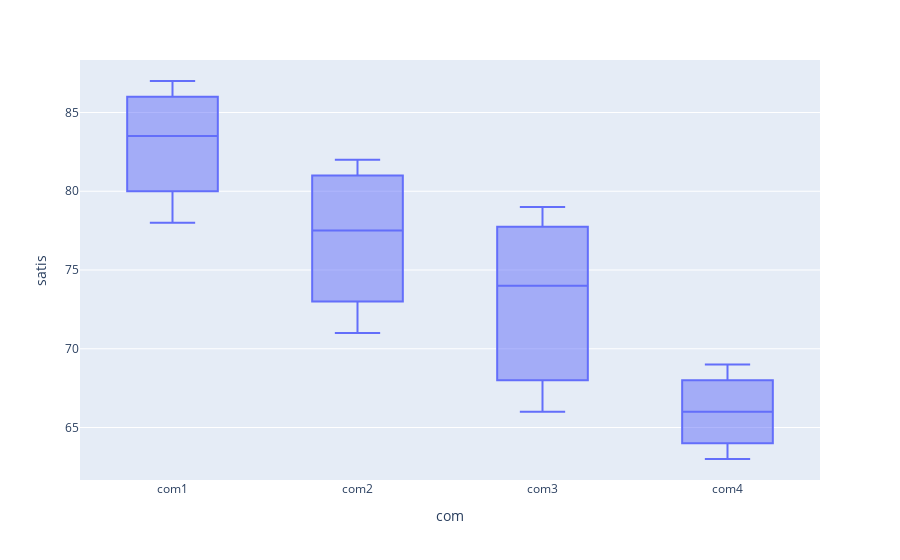

Here is the notebook cell this chart was saved with:
### Code cell
# boxplots of y by group
plotly.offline.iplot(
    plotly.express.box(ch42, x = "com", y = "satis")
)

### Figure 1 — Plotly figure (JSON) as saved in the notebook; plotly's stock layout.template omitted (floating-point values rounded to 4 significant figures)
{"data": [{"alignmentgroup": "True", "hovertemplate": "com=%{x}<br>satis=%{y}<extra></extra>", "legendgroup": "", "marker": {"color": "#636efa"}, "name": "", "notched": false, "offsetgroup": "", "orientation": "v", "showlegend": false, "type": "box", "x": ["com1", "com1", "com1", "com1", "com2", "com2", "com2", "com2", "com3", "com3", "com3", "com4", "com4", "com4", "com4"], "x0": " ", "xaxis": "x", "y": [87, 85, 78, 82, 71, 82, 75, 80, 66, 74, 79, 65, 69, 67, 63], "y0": " ", "yaxis": "y"}], "layout": {"boxmode": "group", "legend": {"tracegroupgap": 0}, "margin": {"t": 60}, "xaxis": {"anchor": "y", "domain": [0, 1], "title": {"text": "com"}}, "yaxis": {"anchor": "x", "domain": [0, 1], "title": {"text": "satis"}}}}
